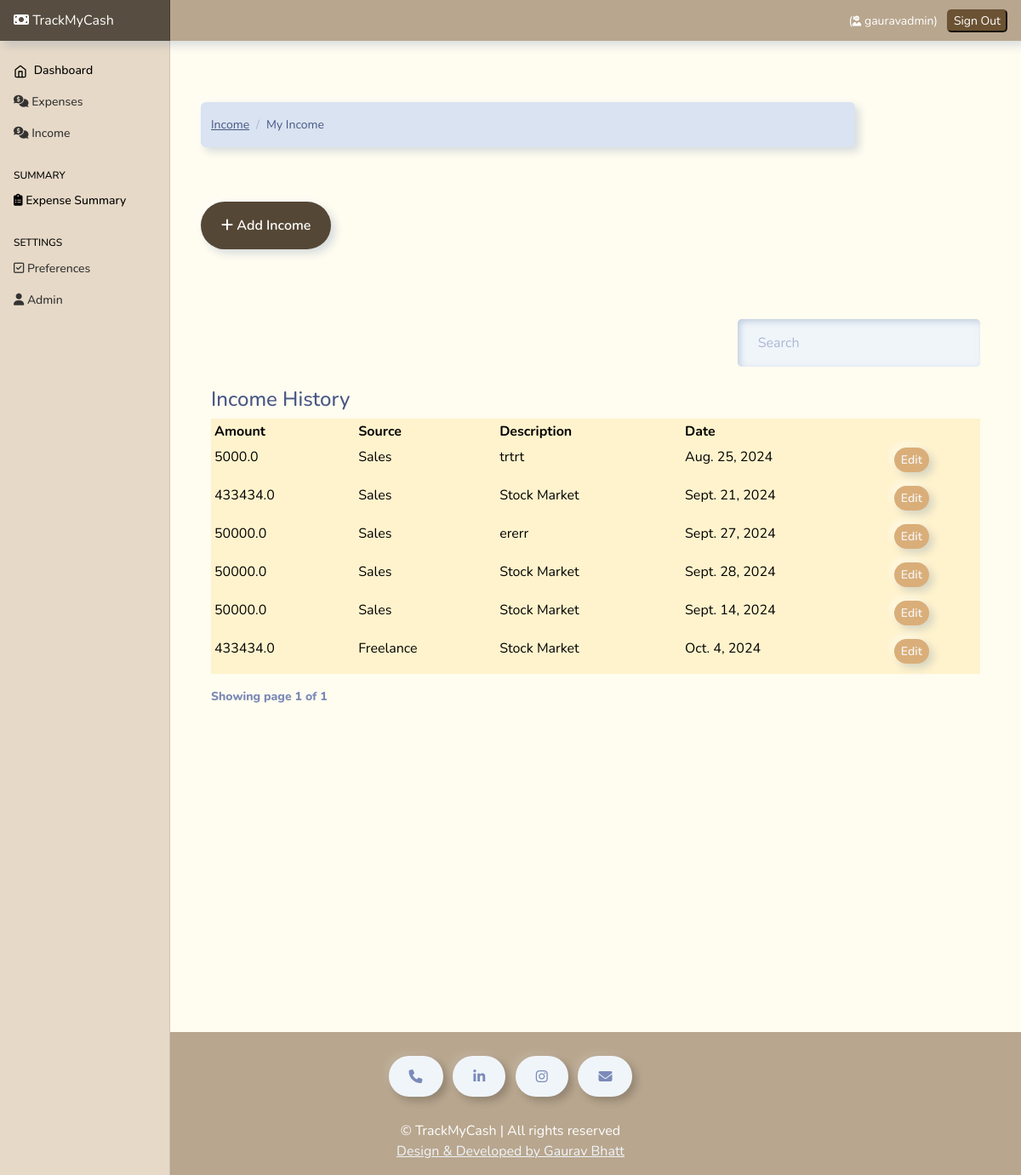
The app's page /income (signed in), older data.
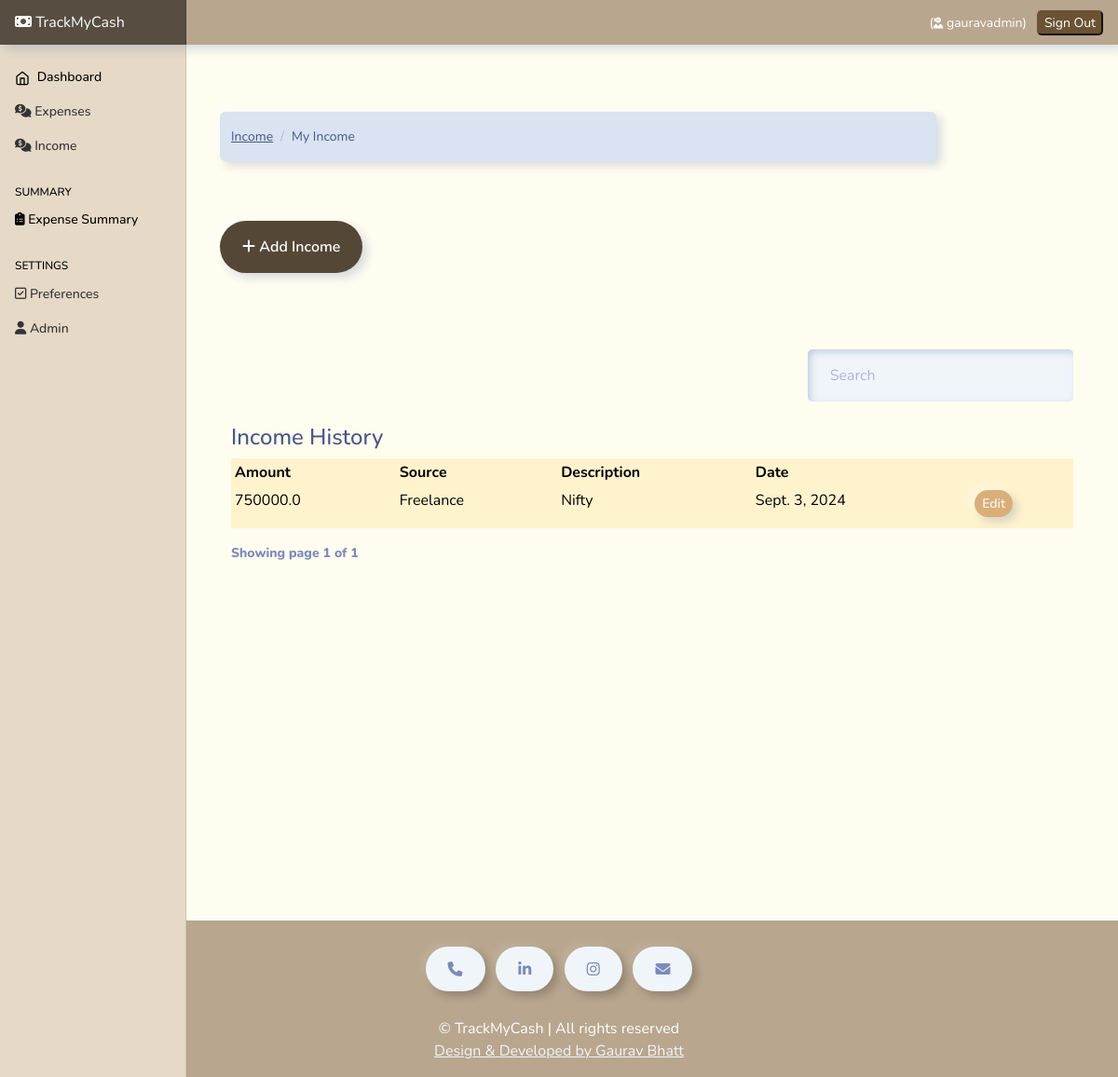
The same page, newer data.
### income/models.py (models this page shows, shortened)
class UserIncome(models.Model):
    amount = models.FloatField()  # DECIMAL
    date = models.DateField(default=now)
    description = models.TextField()
    owner = models.ForeignKey(to=User, on_delete=models.CASCADE)
    source = models.CharField(max_length=266)
    class Meta:
        ordering: ['-date']

### income/views.py (the view)
# urls.py: path('', views.index , name="home"),
@login_required(login_url='/authentication/login')
def index(request):
    categories = Source.objects.all()
    income = UserIncome.objects.filter(owner=request.user)
    paginator = Paginator(income, 8)
    page_number = request.GET.get('page')
    page_obj = Paginator.get_page(paginator, page_number)
    currency = UserPreference.objects.get(user=request.user).currency
    context = {
        'income': income,
        'page_obj': page_obj,
        'currency': currency
    }
    return render(request, 'income/index.html', context)

### templates/income/index.html (shortened to what this page needs)
{% extends 'base.html' %}
{% load static %}
{% block content %}
<div class="container mt-4">
  <div class="row">
    <div class="col-md-10">
      <nav aria-label="breadcrumb">
        <ol class="breadcrumb">
          <li class="breadcrumb-item">
            <a href="">Income</a>
          </li>
          <li class="breadcrumb-item active" aria-current="page">
            My Income
          </li>
        </ol>
      </nav>
    </div>
  </div>
  <div class="col-md-2 mt-5 ">
    <a href="{% url 'add-income'%}" class="btn btn-primary" style="background-color: rgb(85, 71, 54);color:white;"><i class="fa-solid fa-plus"></i> Add
      Income</a>
  </div> <br><br>
  <div class="container mt-3">
    {% if income.count %}
    <div class="row">
      <div class="col-md-8"></div>
      <div class="col-md-4">
        <div class="form-group mt-4 mb-4">
          <input type="text" class="form-control" id="searchField" placeholder="Search" style="  border-radius: 5px;">
        </div>
      </div>
    </div>
    <caption>
      <h4> Income History </h4>
    </caption>
    <div class="app-table  table-responsive mt-2 w-auto">
      <table class="table table-hover  table-sm  table-bordered table-warning">
        <thead>
          <tr>
            <th>Amount</th>
            <th>Source</th>
            <th>Description</th>
            <th>Date</th>
            <th></th>
          </tr>
        </thead>
        <tbody>
          {% for income in page_obj%}
          <tr>
            <td>{{income.amount}}</td>
            <td>{{income.source}}</td>
            <td>{{income.description}}</td>
            <td>{{income.date}}</td>
            <td>
              <a href="{% url 'income-edit' income.id  %}" class="btn btn-secondary btn-sm mb-2"
                style="background-color: rgb(218, 174, 121);color:whitesmoke;">Edit</a>
            </td>
          </tr>
          {% endfor %}
        </tbody>
      </table>
    </div>
    <div class="pagination-container">
      <div class="" style="font-weight: 800;">
        Showing page {{page_obj.number}} of {{ page_obj.paginator.num_pages }}
      </div>
      {% else %}
        <p class="no-results" style="display: block; ;" >No results  found</p>
      {% endif %}
    </div>
  </div>
</div>
{% endblock content %}

Row changes from the older to the newer data that the page shows:
removed UserIncome: amount "5000.0", source "Sales", description "trtrt", date "Aug. 25, 2024"
removed UserIncome: amount "433434.0", source "Sales", description "Stock Market", date "Sept. 21, 2024"
removed UserIncome: amount "50000.0", source "Sales", description "ererr", date "Sept. 27, 2024"
removed UserIncome: amount "50000.0", source "Sales", description "Stock Market", date "Sept. 28, 2024"
removed UserIncome: amount "50000.0", source "Sales", description "Stock Market", date "Sept. 14, 2024"
removed UserIncome: amount "433434.0", source "Freelance", description "Stock Market", date "Oct. 4, 2024"
added UserIncome: amount "750000.0", source "Freelance", description "Nifty", date "Sept. 3, 2024"
